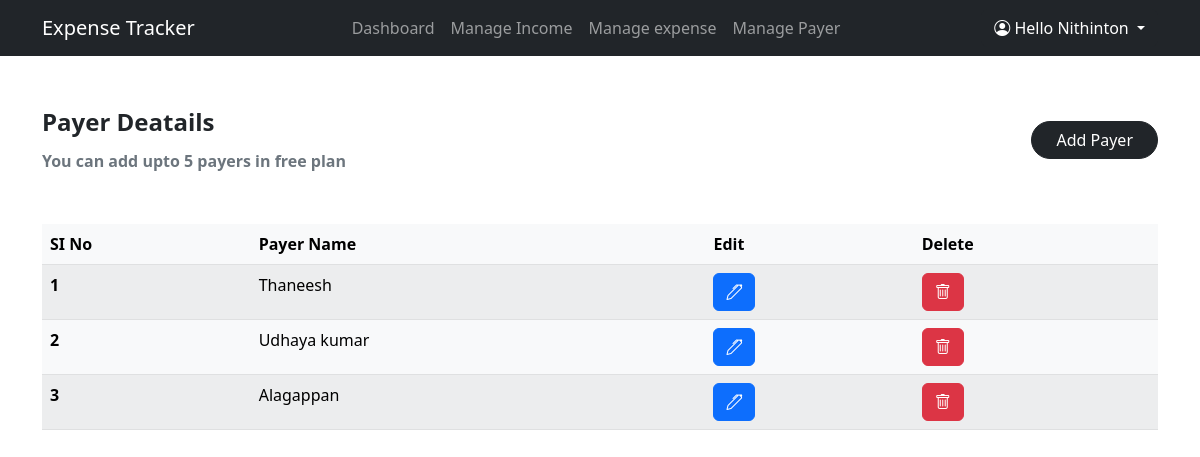
/manage/payer (signed in), run on the app's committed database.
### app.py (models this page shows, shortened)
class User(db.Model):
    id = db.Column(db.Integer,primary_key=True)
    email = db.Column(db.String(50),unique=True,nullable=False)
    fname = db.Column(db.String(20),nullable=False)
    lname = db.Column(db.String(20))
    pswd = db.Column(db.String(50),nullable=False,default=None)
    expense = db.relationship('Expense', backref='user')
    income = db.relationship('Income', backref='user')
    payer = db.relationship('Payer', backref='user')

class  Payer(db.Model):
    id = db.Column(db.Integer,primary_key=True)
    name = db.Column(db.String(50),nullable=False,unique=True)
    user_id = db.Column(db.Integer, db.ForeignKey('user.id'))

### app.py (the view)
@app.route('/manage/payer',methods = ["POST","GET"])
def payer():
    if request.method =="POST":
        if request.form["submit"] == "add_payer":
            if request.form['payer']:
                payer_name = request.form['payer']
                if session["email"]:
                    usr_id = User.query.filter_by(email=session['email']).first().id
                    if (not Payer.query.filter_by(name=payer_name).first()) and  (payer_name != User.query.filter_by(email=session['email']).first().fname)  and len(Payer.query.all())<5:
                        payer = Payer(name= payer_name,user_id=usr_id)
                        db.session.add(payer)
                        db.session.commit()
                        flash("Payer name \'"+str(payer.name)+"\' added successfully")
                    else:
                        if (payer_name == User.query.filter_by(email=session['email']).first().fname):
                            flash("You cannot add "+User.query.filter_by(email=session['email']).first().fname+" as Payer")
                        elif len(Payer.query.all()) >= 5:
                            flash("You can only add 5 payer in free plan")
                        else:
                            flash("Payer name already exists")
            else:
                flash("Enter Payer name")
                return redirect(url_for('payer'))
        elif request.form['submit'] == "edit_payer":
            if request.form['payer_name']:
                payer_name = request.form['payer_name']
                payer_id = request.form['payer_id']
                if session["email"]:
                    Payer.query.filter_by(id=payer_id).first().name = payer_name
                    db.session.commit()
                    flash("Payer \'"+str(Payer.query.filter_by(id=payer_id).first().name)+"\' edited successfully")
                else:
                    flash("Payer not edited")
            else:
                flash("Enter name")
                return redirect(url_for('payer'))
        elif request.form['submit'] == "delete_payer":
            if request.form['payerId']:
                payerId = request.form['payerId']
                payer = Payer.query.filter_by(id=payerId).first()
                db.session.delete(payer)
                db.session.commit()
        return redirect(url_for('payer'))
    else:
        payers = User.query.filter_by(email=session['email']).first().payer
        return render_template('payer.html', data = payers)

### templates/Payer.html (shortened to what this page needs)
{% extends 'base.html' %}
{% block body %}
    <section class="min-vh-100 mt-5">
        <div class="container">
            <div class="d-flex justify-content-between align-items-center">
                <div class="fs-4 fw-bold">Payer Deatails <br> <span class="text-muted fs-6">You can add upto 5 payers in free plan</span></div>
                <button class="btn btn-dark px-4 rounded-pill" data-bs-toggle="modal" data-bs-target="#payerModal" >Add Payer</button>
            </div>
            <table class="table table-striped table-light mt-5">
                <thead>
                  <tr>
                    <th scope="col">SI No</th>
                    <th scope="col">Payer Name</th>
                    <th scope="col">Edit</th>
                    <th scope="col">Delete</th>
                  </tr>
                </thead>
                <tbody>
                    {% for payer in data %}
                    <tr>
                        <th>{{payer.id}}</th>
                        <td>{{payer.name}}</td>
                        <td><button class="btn btn-primary" data-bs-toggle="modal" data-bs-target="#payer{{payer.id}}" ><i class="bi bi-pen"></i></button>
                        </td>
                        <td>
                            <form action="{{ url_for('payer') }}" method="POST">
                                <button type="submit" value ="delete_payer" name ="submit" class="btn btn-danger"><i class="bi bi-trash"></i></a>
                            </form>
                        </td>
                    </tr>
                    {% endfor %}
                </tbody>
              </table>
        </div>
    </section>
{% endblock %}

### templates/base.html (shortened to what this page needs)
<!doctype html>
<html lang="en">
  <head>
    <link href="https://cdn.jsdelivr.net/npm/bootstrap@5.2.1/dist/css/bootstrap.min.css" rel="stylesheet">
    <link rel="stylesheet" href="https://cdn.jsdelivr.net/npm/bootstrap-icons@1.9.1/font/bootstrap-icons.css">
  </head>
  <body>
      <nav class="navbar navbar-expand-lg bg-dark navbar-dark sticky-top">
        <div class="container">
          <a class="navbar-brand" href="#">Expense Tracker</a>
          <div class="collapse navbar-collapse" id="navbarSupportedContent">
            <ul class="navbar-nav mx-auto text-center">
              <li class="nav-item">
                <a class="nav-link" href="{{ url_for('dashboard') }}">Dashboard</a>
              </li>
              <li class="nav-item">
                <a class="nav-link" href="{{ url_for('income') }}">Manage Income</a>
              </li>
              <li class="nav-item">
                <a class="nav-link" href="{{ url_for('expense') }}">Manage expense</a>
              </li>
              <li class="nav-item">
                <a class="nav-link" href="{{ url_for('payer') }}">Manage Payer</a>
              </li>
            </ul>
            {% if ('email' in session) and ('pswd' in session) %}
            <div class="dropdown">
              <a class="btn btn-dark dropdown-toggle" href="#" role="button" data-bs-toggle="dropdown" aria-expanded="false">
                <i class="bi bi-person-circle"></i> Hello {{session['fname']}}
              </a>
            </div>
            {% endif %}
          </div>
        </div>
      </nav>
    {% block body %}
    {% endblock %}
  </body>
</html>

### data on the page
User: fname "Nithinton"
Payer: id "1", name "Thaneesh"
Payer: id "2", name "Udhaya kumar"
Payer: id "3", name "Alagappan"
